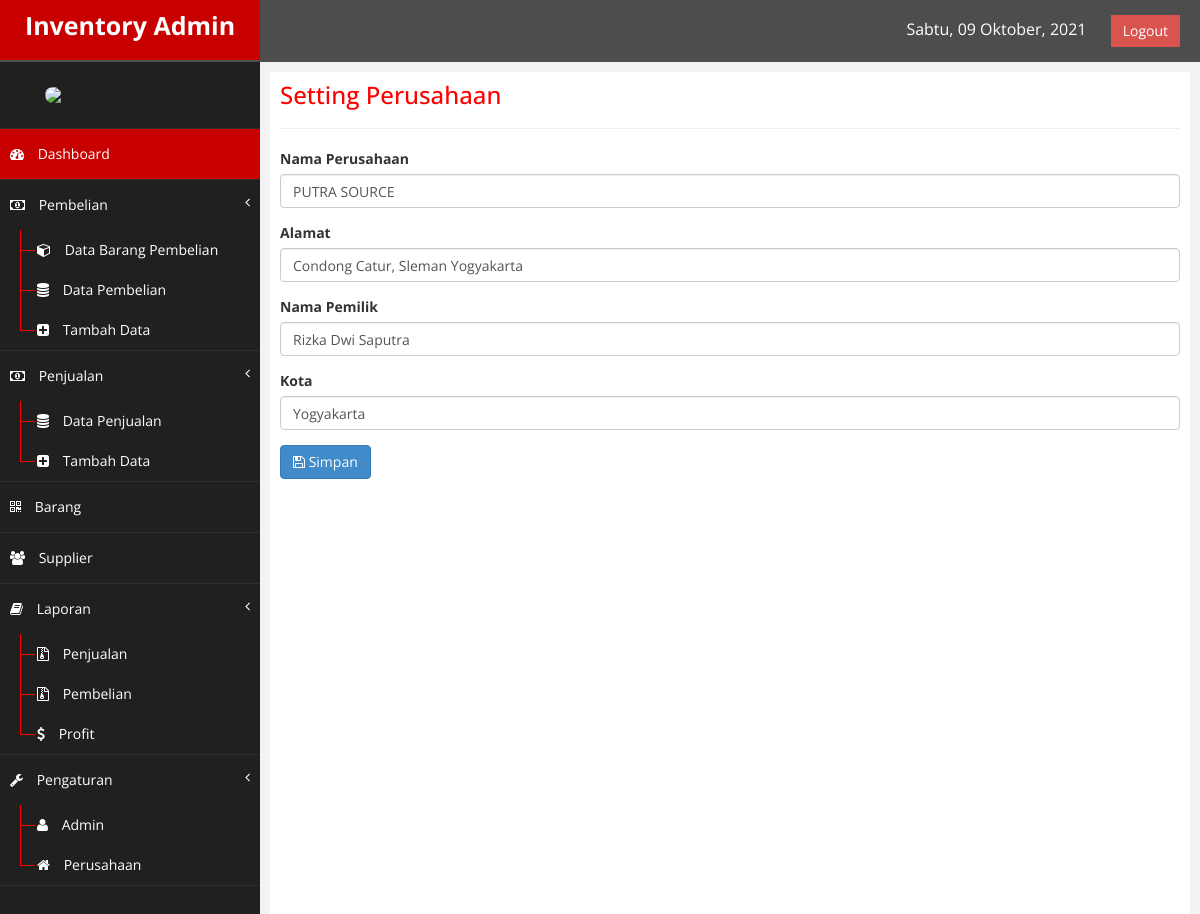
Page /inventoriump/index.php?page=perusahaan (signed in) on the committed database.
### tables this page shows
CREATE TABLE IF NOT EXISTS `perusahaan` (
  `kd_perusahaan` int(11) NOT NULL AUTO_INCREMENT,
  `nama_perusahaan` varchar(225) NOT NULL,
  `alamat` varchar(225) NOT NULL,
  `pemilik` varchar(225) NOT NULL,
  `kota` varchar(225) NOT NULL,
  PRIMARY KEY (`kd_perusahaan`),
  KEY `kd_perusahaan` (`kd_perusahaan`)
);

### inventoriump/class/class.php (called while the page is built, shortened)
<?php
	class Perusahaan{
		public function tampil_perusahaan(){
			$qry = mysql_query("SELECT * FROM perusahaan WHERE kd_perusahaan = '1'");
			$pecah = mysql_fetch_assoc($qry);
			return $pecah;
		}
	}
	$perusahaan = new Perusahaan();
?>

### inventoriump/perusahaan.php (the view, shortened to what this page needs)
<div class="row">
    <div class="col-md-12">
        <div class="box">
            <div class="box-header">
                <h3 class="box-title" style="padding-top:0; margin-top:0; color:#f00;">Setting Perusahaan</h3>
            </div>
            <hr/>
            <div class="box-body">
                <?php
                    $per = $perusahaan->tampil_perusahaan();
                ?>
                <form method="POST" id="forminput" enctype="multipart/form-data">
                    <div class="form-group">
                        <label>Nama Perusahaan</label>
                        <input type="text" class="form-control" name="nama" id="nama" value="<?php echo $per['nama_perusahaan']; ?>" placeholder="Masukan Nama Perusahaan">
                    </div>
                    <div class="form-group">
                        <label>Alamat</label>
                        <input type="text" class="form-control" name="alamat" id="alamat" value="<?php echo $per['alamat']; ?>" placeholder="Masukan Alamat Perusahaan">
                    </div>
                    <div class="form-group">
                        <label>Nama Pemilik</label>
                        <input type="text" class="form-control" name="pemilik" id="pemilik" value="<?php echo $per['pemilik']; ?>" placeholder="Masukan Nama Pemilik Perusahaan">
                    </div>
                    <div class="form-group">
                        <label>Kota</label>
                        <input type="text" class="form-control" name="kota" id="kota" value="<?php echo $per['kota']; ?>" placeholder="Masukan Kota Perusahaan">
                    </div>
                    <button id="formbtn" class="btn btn-primary" name="save"><i class="fa fa-save"></i> Simpan</button>
                </form>
            </div>
        </div>
    </div>
</div>

### inventoriump/assets/css/custom.css (style rules this page uses)
body { font-family: 'Open Sans', sans-serif; }

### rows in the picture
perusahaan: nama "PUTRA SOURCE", alamat "Condong Catur, Sleman Yogyakarta", pemilik "Rizka Dwi Saputra", kota "Yogyakarta"
